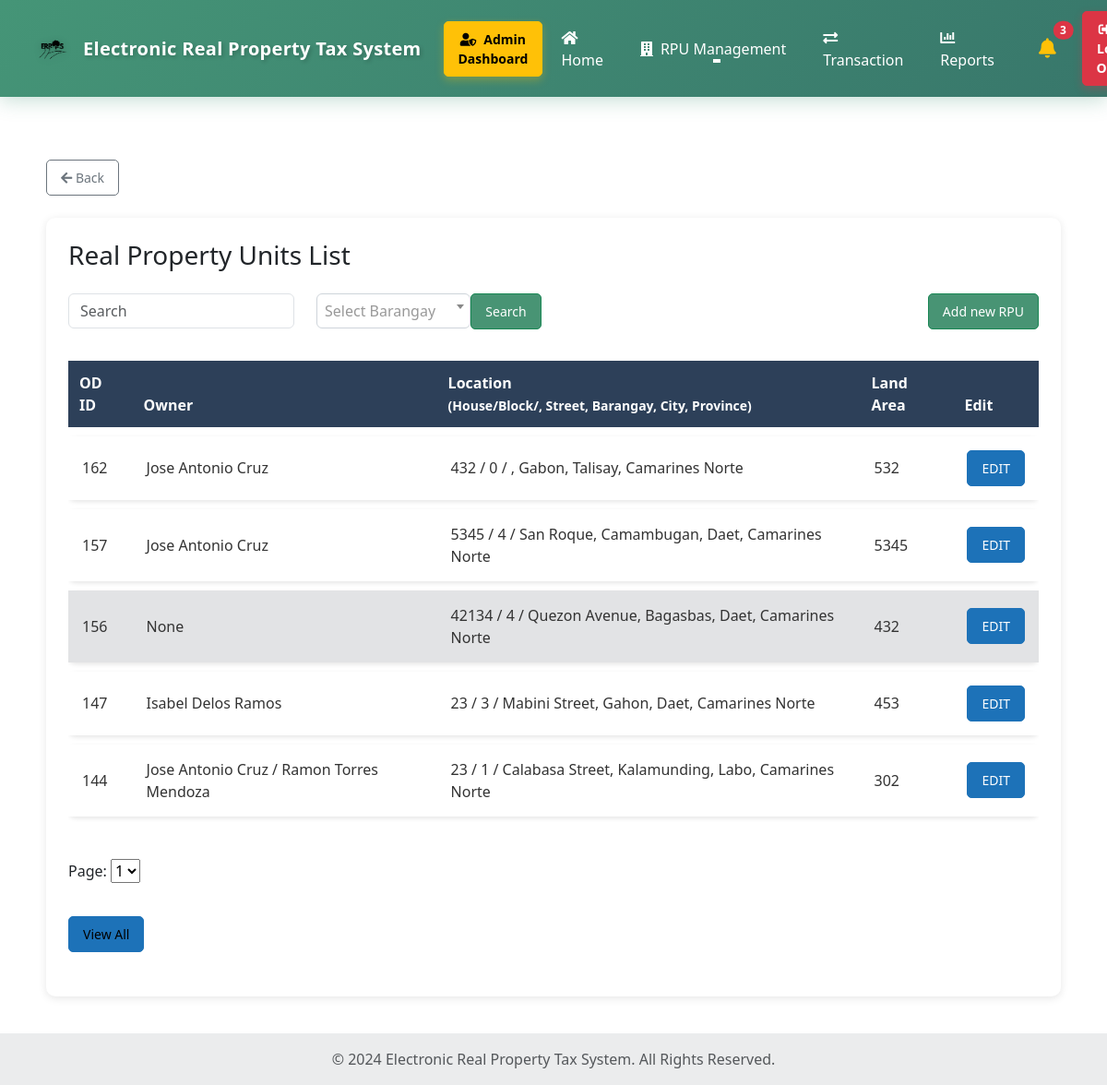
/Real-Property-Unit-List.php (signed in), run on the app's committed database.
### tables this page shows
CREATE TABLE `p_info` (
  `p_id` int(50) NOT NULL,
  `house_no` int(10) NOT NULL,
  `block_no` int(10) NOT NULL,
  `province` varchar(30) NOT NULL,
  `city` varchar(30) NOT NULL,
  `district` varchar(30) NOT NULL,
  `barangay` varchar(30) NOT NULL,
  `street` varchar(50) NOT NULL,
  `house_tag_no` int(10) NOT NULL,
  `land_area` int(50) NOT NULL,
  `desc_land` varchar(50) NOT NULL,
  `documents` varchar(30) NOT NULL,
  `created_at` timestamp NOT NULL DEFAULT current_timestamp(),
  `updated_at` timestamp NOT NULL DEFAULT current_timestamp() ON UPDATE current_timestamp(),
  `is_active` tinyint(1) NOT NULL DEFAULT 1,
  `disabled_at` datetime DEFAULT NULL,
  `disabled_by` int(11) DEFAULT NULL
);

### Real-Property-Unit-List.php (the view, shortened to what this page needs)
<?php
$conn = Database::getInstance();
$sql = "SELECT
  p.p_id,
  p.street,
  p.house_no,
  p.block_no,
  p.barangay AS barangay_name,
  p.district AS district_name,
  p.city AS municipality_name,
  p.province AS province_name,
  p.land_area,
  p.is_active,
  GROUP_CONCAT(DISTINCT CONCAT(o.own_fname, ' ', o.own_mname, ' ', o.own_surname) SEPARATOR ' / ') AS owner
FROM p_info p
LEFT JOIN faas f
  ON f.pro_id = p.p_id
LEFT JOIN propertyowner po
  ON po.property_id = p.p_id AND po.is_retained = 1
LEFT JOIN owners_tb o
  ON o.own_id = po.owner_id
GROUP BY p.p_id
ORDER BY p.p_id DESC";
$propertyUnits = [];
$result = $conn->query($sql);
if ($result) {
  if ($result->num_rows > 0) {
    while ($row = $result->fetch_assoc()) {
      $row['owner'] = isset($row['owner']) ? $row['owner'] : '';
      $propertyUnits[] = $row;
    }
  } else {
    $propertyUnits = [];
  }
} else {
  echo "SQL error: " . $conn->error;
  $propertyUnits = [];
}
?>
<!doctype html>
<html lang="en">
<head>
  <link href="https://cdn.jsdelivr.net/npm/bootstrap@5.3.2/dist/css/bootstrap.min.css" rel="stylesheet">
  <link href="https://cdn.jsdelivr.net/npm/select2@4.1.0-rc.0/dist/css/select2.min.css" rel="stylesheet" />
  <link rel="stylesheet" href="https://cdnjs.cloudflare.com/ajax/libs/font-awesome/5.15.4/css/all.min.css">
  <link rel="stylesheet" href="main_layout.css">
  <link rel="stylesheet" href="header.css">
  <link rel="stylesheet" href="Real-Property-Unit-List.css">
</head>
<body>
  <?php include 'header.php'; ?>
  <section class="container mt-5">
    <div class="mb-4 d-flex justify-content-start">
      <a href="Home.php" class="btn btn-outline-secondary btn-sm">
        <i class="fas fa-arrow-left"></i> Back
      </a>
    </div>
    <div class="card p-4">
      <h3 class="mb-4">Real Property Units List</h3>
      <div class="form-row mb-4">
        <div class="row mb-4 align-items-center">
          <div class="col-12 col-md-6 col-lg-3 mb-2 mb-md-0">
            <input type="text" class="form-control" id="searchInput" placeholder="Search" onkeyup="filterTable()">
          </div>
          <div class="col-10 col-sm-6 col-md-4 col-lg-4 mb-2 mb-md-0">
            <div class="d-flex">
              <button type="button" class="btn btn-success" onclick="filterTable()">Search</button>
            </div>
          </div>
          <div class="col-12 col-md-3 col-lg-5 text-md-end">
            <a href="Add-New-Real-Property-Unit.php" class="btn btn-success">Add new RPU</a>
          </div>
        </div>
        <div class="table-responsive">
          <table class="table table-bordered text-start modern-table" id="propertyTable">
            <thead>
              <tr>
                <th>OD ID</th>
                <th>Owner</th>
                <th>Location <br><small>(House/Block/, Street, Barangay, City, Province)</small></th>
                <th>Land Area</th>
                <th>Edit</th>
              </tr>
            </thead>
            <tbody id="tableBody">
              <?php foreach ($propertyUnits as $unit):
                $ownerRaw = isset($unit['owner']) ? $unit['owner'] : '';
                $owner = trim((string) $ownerRaw) !== '' ? $ownerRaw : 'None';
                $rowClass = ($unit['is_active'] == 0) ? 'table-secondary' : '';
                ?>
                <tr class="<?= $rowClass ?>">
                  <td><?= htmlspecialchars($unit['p_id']) ?></td>
                  <td><?= htmlspecialchars($owner) ?></td>
                  <td>
                    <?= htmlspecialchars("{$unit['house_no']} / {$unit['block_no']} / {$unit['street']}, {$unit['barangay_name']}, {$unit['municipality_name']}, {$unit['province_name']}") ?>
                  </td>
                  <td><?= htmlspecialchars($unit['land_area']) ?></td>
                  <td><a href="FAAS.php?id=<?= htmlspecialchars($unit['p_id']) ?>" class="btn btn-primary">EDIT</a></td>
                </tr>
              <?php endforeach; ?>
            </tbody>
          </table>
        </div>
        <div class="pagination-controls mt-3">
          <label for="pageSelect">Page: </label>
          <select id="pageSelect" onchange="changePage()"></select>
        </div>
        <div class="view-all-container d-flex mt-3">
          <div class="ml-auto">
            <button type="button" class="btn btn-info" data-bs-toggle="modal" data-bs-target="#viewAllModal">View
              All</button>
          </div>
        </div>
      </div>
  </section>
  <footer class="bg-body-tertiary text-center text-lg-start mt-auto">
    <div class="text-center p-3" style="background-color: rgba(0, 0, 0, 0.05);">
      <span class="text-muted">© 2024 Electronic Real Property Tax System. All Rights Reserved.</span>
    </div>
  </footer>
</body>
</html>

### main_layout.css (style rules this page uses)
section { margin-block: 20px 20px; }
html, body { height: 100%; margin: 0; }
body { display: flex; padding-top: 70px; flex-direction: column; }

### Real-Property-Unit-List.css (style rules this page uses)
.card { border-radius: 10px; border: none; box-shadow: 0 2px 10px rgba(0, 0, 0, 0.1); }
.container { padding: 20px; }
table.modern-table { border-collapse: separate; border-spacing: 0 10px; width: 100%; margin-bottom: 20px; }
table.modern-table thead th { background-color: #2d4059; color: white; font-weight: 600; padding: 12px; text-align: left; border: none; }
table.modern-table tbody tr { background-color: #f5f5f5; transition: background-color 0.2s ease-in-out; box-shadow: 0 2px 5px rgba(0, 0, 0, 0.1); border-radius: 8px; }
table.modern-table tbody td { padding: 15px; text-align: left; vertical-align: middle; color: #333; border: none; }
.btn { padding: 8px 15px; border-radius: 5px; font-size: 14px; }
.btn-primary { background-color: #1d72b8; border-color: #1d72b8; }
.btn-info { background-color: #1d72b8; border-color: #1d72b8; }
.btn-success { background-color: #489474; }
.view-all-container { text-align: right; padding-top: 20px; }

### data on the page
p_info: p_id "162", owner "Jose Antonio Cruz", house_no+block_no+street "432 / 0 / , Gabon, Talisay, Camarines Norte", land_area "532"
p_info: p_id "157", owner "Jose Antonio Cruz", house_no+block_no+street "5345 / 4 / San Roque, Camambugan, Daet, Camarines Norte", land_area "5345"
p_info: p_id "156", owner "None", house_no+block_no+street "42134 / 4 / Quezon Avenue, Bagasbas, Daet, Camarines Norte", land_area "432"
p_info: p_id "147", owner "Isabel Delos Ramos", house_no+block_no+street "23 / 3 / Mabini Street, Gahon, Daet, Camarines Norte", land_area "453"
p_info: p_id "144", owner "Jose Antonio Cruz / Ramon Torres Mendoza", house_no+block_no+street "23 / 1 / Calabasa Street, Kalamunding, Labo, Camarines Norte", land_area "302"
